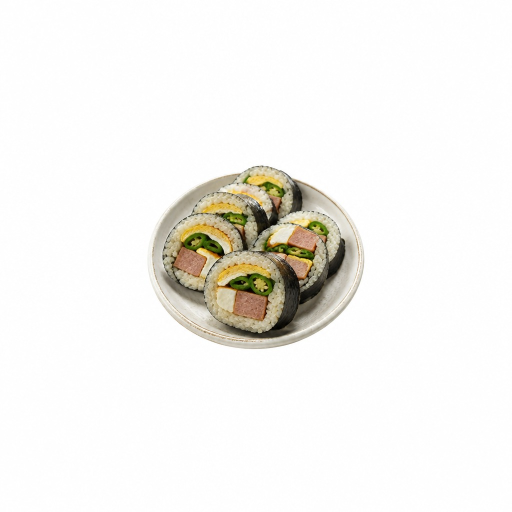
#> input picture hankki/design/테마아이콘-2611/새레시피32-1123/01.jpg, 1024 x 1024 px (shown at 1/2 size)
$ python '사진접시-매끈자르기.py' '../design/테마아이콘-2611/새레시피32-1123/01.jpg' '../design/테마아이콘-2611/새레시피32-1123/02.jpg'
#> lines starting #> are read from the running program, lines starting #| are printed output that depends on the picture; after the words box and inside, x2 and y2 are one past the last pixel; in counts of white or black regions, pixels touching at a corner belong together
# 접시 사진 → 매끈한 외곽 + 고른 흰 테 (뜯긴 듯한 테두리 고침 · 2026-11-22)
#   ① 바깥과 이어진 «밝고 무채색»인 칸 = 배경(그림자 포함) → 나머지 = 접시
#   ② 구멍 메우기 · 가는 털 떼기 · 흐림+문턱으로 외곽을 매끈하게
#   ③ 둥근 도장으로 일정 두께 흰 테 → 살짝 흐려 계단 없애기
import sys
import numpy as np
from PIL import Image
from scipy import ndimage

def 원(r):
    y, x = np.ogrid[-r:r + 1, -r:r + 1]
    return x * x + y * y <= r * r

def 자르기(src, dst, 폭=620, 테=0.007, 밝기=246, 채도=10, 열기=7, 흐림=7):
#> called with src = '../design/테마아이콘-2611/새레시피32-1123/01.jpg', dst = '../design/테마아이콘-2611/새레시피32-1123/02.jpg', 폭 = 620, 테 = 0.007, 밝기 = 246, 채도 = 10, 열기 = 7, 흐림 = 7
    im = Image.open(src).convert('RGB'); a = np.asarray(im).astype(np.int16)
#> in 자르기, im is the input picture: PIL image 1024x1024 RGB; mean R, G, B 243.8, 242.5, 238.9
    mx, mn = a.max(2), a.min(2)
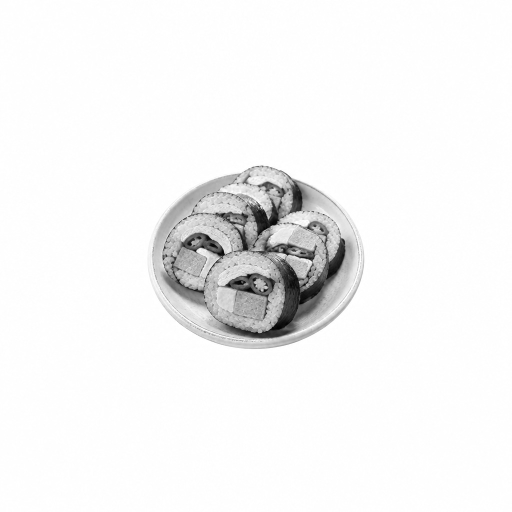
#> mx: shape (1024, 1024) int16 (shown at 1/2 size); min 0, max 255, mean 243.9
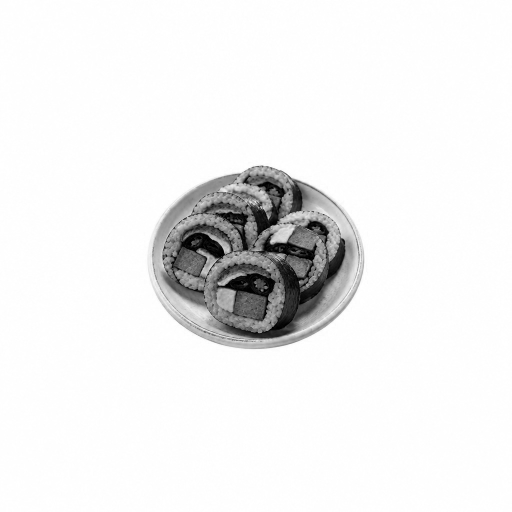
#> mn: shape (1024, 1024) int16 (shown at 1/2 size); min 0, max 255, mean 238.9
    배경후보 = (mn >= 밝기) & ((mx - mn) <= 채도)
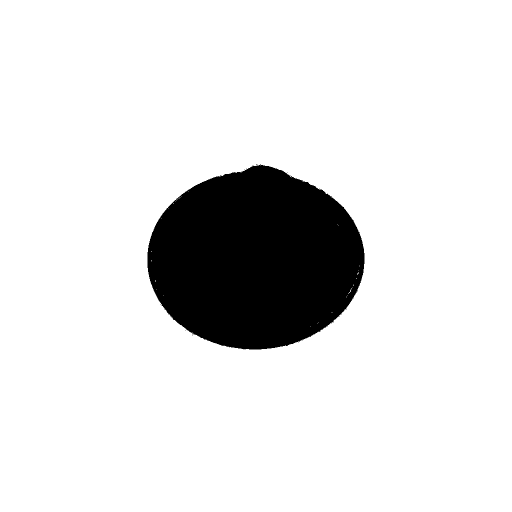
#> 배경후보: shape (1024, 1024) bool (shown at 1/2 size); 88.4% white; 12 black regions (11 under 20 px), largest, box (x1, y1, x2, y2) and area: (295, 328, 729, 699) 122066
    lab, n = ndimage.label(배경후보)
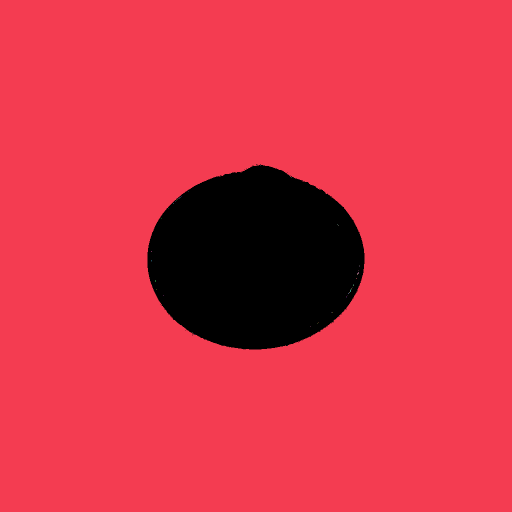
#> lab: shape (1024, 1024) int32 (shown at 1/2 size); 53 distinct labels, from 0 to 52; one colour per label, 0 black
#> n = 52
    테두리 = set(np.unique(np.concatenate([lab[0], lab[-1], lab[:, 0], lab[:, -1]]))) - {0}
#> 테두리 = 1 item
    배경 = np.isin(lab, list(테두리))
#> 배경: shape (1024, 1024) bool; 88.4% white; 12 black regions (11 under 20 px), largest, box (x1, y1, x2, y2) and area: (295, 328, 729, 699) 122141
    몸 = ~배경
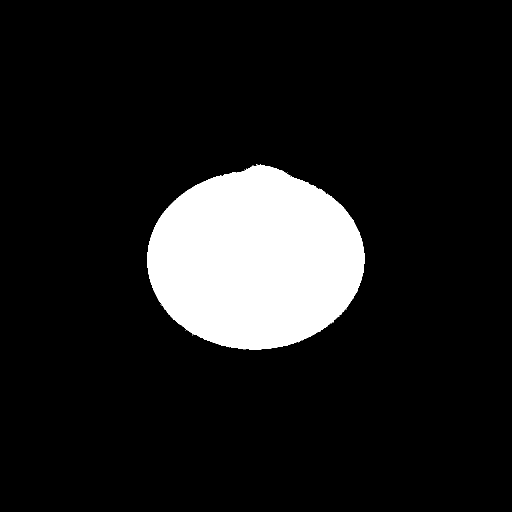
#> 몸: shape (1024, 1024) bool (shown at 1/2 size); 11.6% white; 12 white regions (11 under 20 px), largest, box (x1, y1, x2, y2) and area: (295, 328, 729, 699) 122141
    몸 = ndimage.binary_fill_holes(몸)
    몸 = ndimage.binary_opening(몸, structure=원(열기))          # 그림자 털·가는 조각 떼기
#> 몸: shape (1024, 1024) bool; 11.6% white; 1 white region, box (x1, y1, x2, y2) and area: (295, 330, 729, 699) 122022
    lab2, n2 = ndimage.label(몸)
#> n2 = 1
    if n2 == 0: raise SystemExit('⛔ 몸통 없음')
    크기 = ndimage.sum(몸, lab2, range(1, n2 + 1)); 몸 = lab2 == (int(np.argmax(크기)) + 1)
#> after `크기 = ndimage.sum(몸, lab2, range(1, n2 + 1))`: 크기 = [122022]
    몸 = ndimage.gaussian_filter(몸.astype(float), 흐림) > 0.5   # 외곽 매끈하게
#> 몸: shape (1024, 1024) bool; 11.6% white; 1 white region, box (x1, y1, x2, y2) and area: (295, 331, 729, 699) 121877
    몸 = ndimage.binary_fill_holes(몸)
    ys, xs = np.where(몸); h, w = ys.max() - ys.min() + 1, xs.max() - xs.min() + 1
#> after `h, w = (ys.max() - ys.min() + 1, xs.max() - xs.min() + 1)`: h = 368; w = 434
    r = max(3, round(max(h, w) * 테))
#> r = 3
    밖 = ndimage.binary_dilation(몸, structure=원(r))
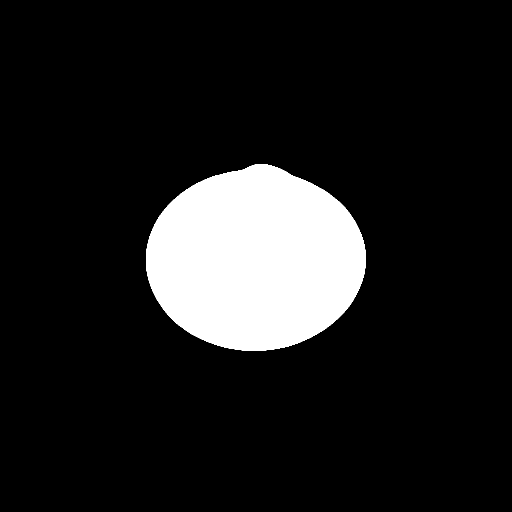
#> 밖: shape (1024, 1024) bool (shown at 1/2 size); 12% white; 1 white region, box (x1, y1, x2, y2) and area: (292, 328, 732, 702) 125443
    알파 = np.clip(ndimage.gaussian_filter(밖.astype(float), 1.0) * 255, 0, 255).astype(np.uint8)
    rgb = a.astype(np.uint8).copy(); rgb[밖 & ~몸] = 255                 # 흰 테
#> after `rgb[밖 & ~몸] = 255`: rgb: shape (1024, 1024, 3); 0.33% of pixels changed, all inside (x1, y1, x2, y2) = (292, 328, 732, 702)
    out = np.dstack([rgb, 알파])
    y0, y1, x0, x1 = max(0, ys.min() - r - 3), min(a.shape[0], ys.max() + r + 4), max(0, xs.min() - r - 3), min(a.shape[1], xs.max() + r + 4)
#> y0 = 325; y1 = 705; x0 = 289; x1 = 735
    o = Image.fromarray(out[y0:y1, x0:x1], 'RGBA')
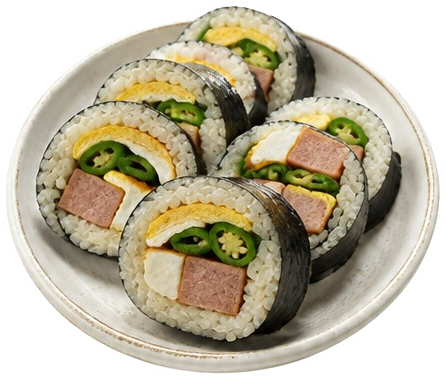
#> o: PIL image 446x380 RGBA; mean R, G, B, A 190.4, 182.2, 160.2, 188.7; transparent parts drawn white
    if o.width > 폭: o = o.resize((폭, round(o.height * 폭 / o.width)), Image.LANCZOS)
    o.save(dst); print('✅', dst, o.size, '테', r)
#| ✅ ../design/테마아이콘-2611/새레시피32-1123/02.jpg (446, 380) 테 3

if __name__ == '__main__':
    자르기(sys.argv[1], sys.argv[2])
